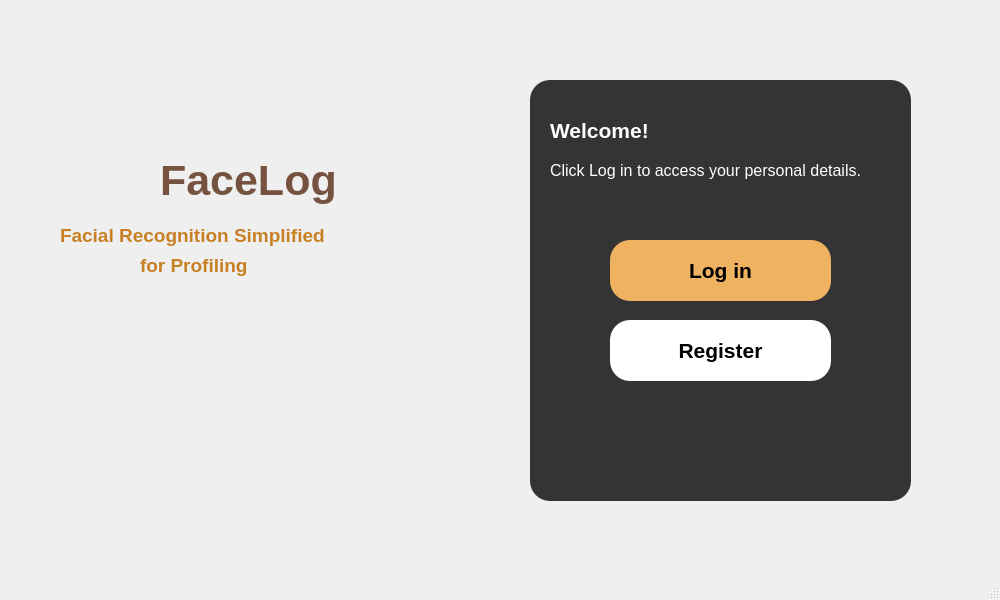
<?xml version="1.0" encoding="UTF-8"?>
<ui version="4.0">
 <class>MainWindow</class>
 <widget class="QMainWindow" name="MainWindow">
  <property name="geometry">
   <rect>
    <x>0</x>
    <y>0</y>
    <width>1000</width>
    <height>600</height>
   </rect>
  </property>
  <property name="windowTitle">
   <string>MainWindow</string>
  </property>
  <widget class="QWidget" name="centralwidget">
   <widget class="QLabel" name="bg_image">
    <property name="geometry">
     <rect>
      <x>0</x>
      <y>0</y>
      <width>1000</width>
      <height>600</height>
     </rect>
    </property>
    <property name="styleSheet">
     <string notr="true">color: rgb(85, 0, 0);</string>
    </property>
    <property name="text">
     <string/>
    </property>
    <property name="pixmap">
     <pixmap resource="resources.qrc">:/icons/images/icons/1.png</pixmap>
    </property>
    <property name="scaledContents">
     <bool>true</bool>
    </property>
   </widget>
   <widget class="QLabel" name="label_19">
    <property name="geometry">
     <rect>
      <x>140</x>
      <y>240</y>
      <width>131</width>
      <height>51</height>
     </rect>
    </property>
    <property name="font">
     <font>
      <pointsize>14</pointsize>
      <weight>75</weight>
      <bold>true</bold>
     </font>
    </property>
    <property name="styleSheet">
     <string notr="true">color: rgb(199, 128, 35);</string>
    </property>
    <property name="text">
     <string>for Profiling</string>
    </property>
   </widget>
   <widget class="QLabel" name="label_8">
    <property name="geometry">
     <rect>
      <x>50</x>
      <y>120</y>
      <width>100</width>
      <height>100</height>
     </rect>
    </property>
    <property name="text">
     <string/>
    </property>
    <property name="pixmap">
     <pixmap resource="resources.qrc">:/icons/images/icons/face recog icon.jpg</pixmap>
    </property>
    <property name="scaledContents">
     <bool>true</bool>
    </property>
   </widget>
   <widget class="QWidget" name="loginform_3" native="true">
    <property name="geometry">
     <rect>
      <x>530</x>
      <y>80</y>
      <width>381</width>
      <height>421</height>
     </rect>
    </property>
    <property name="styleSheet">
     <string notr="true">background-color: rgba(0,0,0,200);
border-radius: 20px;</string>
    </property>
    <widget class="QPushButton" name="loginButton">
     <property name="geometry">
      <rect>
       <x>80</x>
       <y>160</y>
       <width>221</width>
       <height>61</height>
      </rect>
     </property>
     <property name="font">
      <font>
       <pointsize>16</pointsize>
       <weight>75</weight>
       <bold>true</bold>
      </font>
     </property>
     <property name="styleSheet">
      <string notr="true">
QPushButton {
    color: black; /* Default text color */
   background-color: rgb(239, 178, 97);
    border-radius: 20px; /* Rounded corners */
}

QPushButton:hover {
    background-color: white; /* Color on hover */
}</string>
     </property>
     <property name="text">
      <string>Log in</string>
     </property>
    </widget>
    <widget class="QLabel" name="label_14">
     <property name="geometry">
      <rect>
       <x>20</x>
       <y>30</y>
       <width>281</width>
       <height>41</height>
      </rect>
     </property>
     <property name="font">
      <font>
       <family>MS Shell Dlg 2</family>
       <pointsize>16</pointsize>
       <weight>75</weight>
       <bold>true</bold>
      </font>
     </property>
     <property name="styleSheet">
      <string notr="true">color: rgb(255, 255, 255);
background-color: rgba(0,0,0,0);</string>
     </property>
     <property name="text">
      <string>Welcome!  </string>
     </property>
    </widget>
    <widget class="QLabel" name="label_15">
     <property name="geometry">
      <rect>
       <x>20</x>
       <y>70</y>
       <width>371</width>
       <height>41</height>
      </rect>
     </property>
     <property name="font">
      <font>
       <family>MS Shell Dlg 2</family>
       <pointsize>12</pointsize>
       <weight>50</weight>
       <bold>false</bold>
      </font>
     </property>
     <property name="styleSheet">
      <string notr="true">color: rgb(255, 255, 255);
background-color: rgba(0,0,0,0);</string>
     </property>
     <property name="text">
      <string>Click Log in to access your personal details.</string>
     </property>
    </widget>
    <widget class="QPushButton" name="registerButton">
     <property name="geometry">
      <rect>
       <x>80</x>
       <y>240</y>
       <width>221</width>
       <height>61</height>
      </rect>
     </property>
     <property name="font">
      <font>
       <pointsize>16</pointsize>
       <weight>75</weight>
       <bold>true</bold>
      </font>
     </property>
     <property name="styleSheet">
      <string notr="true">
QPushButton {
	
    color: black; /* Default text color */
   background-color: white;
    border-radius: 20px; /* Rounded corners */
}

QPushButton:hover {
    background-color: rgb(239, 178, 97);
}</string>
     </property>
     <property name="text">
      <string>Register</string>
     </property>
    </widget>
   </widget>
   <widget class="QLabel" name="label_10">
    <property name="geometry">
     <rect>
      <x>60</x>
      <y>210</y>
      <width>521</width>
      <height>51</height>
     </rect>
    </property>
    <property name="font">
     <font>
      <pointsize>14</pointsize>
      <weight>75</weight>
      <bold>true</bold>
     </font>
    </property>
    <property name="styleSheet">
     <string notr="true">color: rgb(199, 128, 35);</string>
    </property>
    <property name="text">
     <string>Facial Recognition Simplified </string>
    </property>
   </widget>
   <widget class="QLabel" name="Facelog_label_3">
    <property name="geometry">
     <rect>
      <x>160</x>
      <y>150</y>
      <width>201</width>
      <height>61</height>
     </rect>
    </property>
    <property name="font">
     <font>
      <pointsize>32</pointsize>
      <weight>75</weight>
      <bold>true</bold>
     </font>
    </property>
    <property name="styleSheet">
     <string notr="true">color: rgb(118, 83, 65);

</string>
    </property>
    <property name="text">
     <string>FaceLog</string>
    </property>
   </widget>
  </widget>
  <widget class="QMenuBar" name="menubar">
   <property name="geometry">
    <rect>
     <x>0</x>
     <y>0</y>
     <width>1000</width>
     <height>21</height>
    </rect>
   </property>
  </widget>
  <widget class="QStatusBar" name="statusbar"/>
 </widget>
 <resources>
  <include location="resources.qrc"/>
 </resources>
 <connections/>
</ui>
